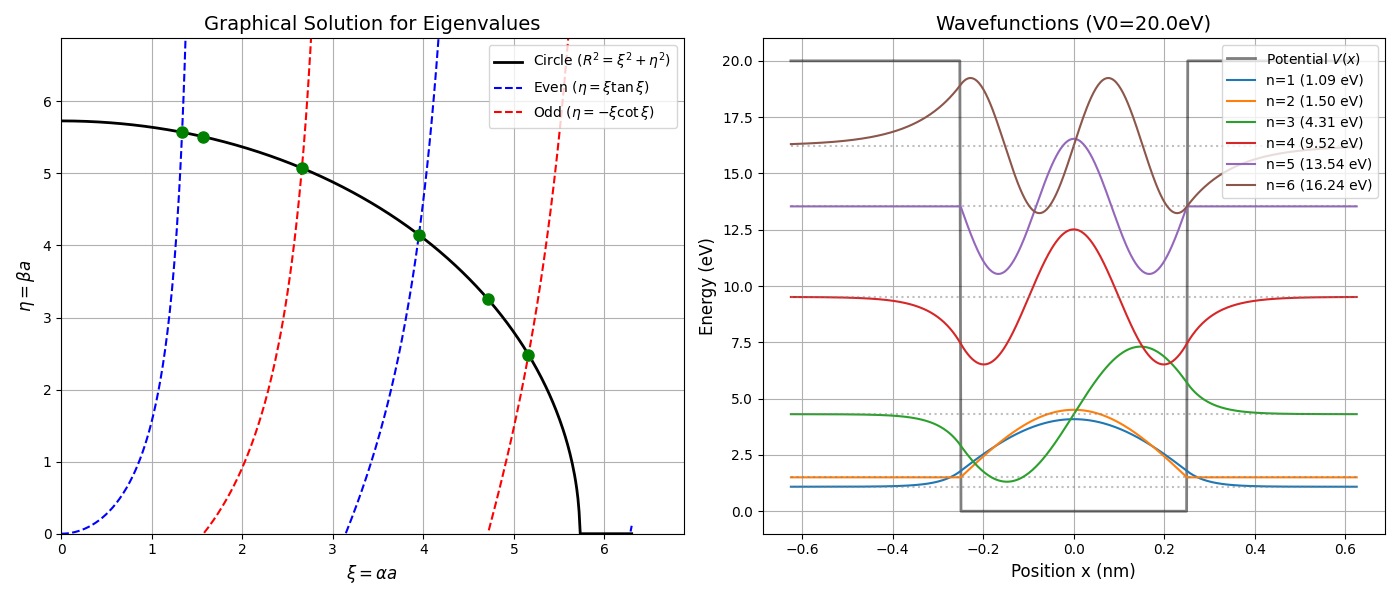

Generate this figure with Python:
import numpy as np
import matplotlib.pyplot as plt
from scipy.optimize import brentq

hbar = 1.0545718e-34  
m_e = 9.10938356e-31  
eV_to_J = 1.60218e-19 

V0_eV = 20.0          
width_nm = 0.5        

V0 = V0_eV * eV_to_J
a = (width_nm / 2) * 1e-9  
R = (np.sqrt(2 * m_e * V0) * a) / hbar 

print(f"井戸の深さ V0: {V0_eV} eV")
print(f"パラメータ R: {R:.4f} (R < π/2なら解は1つ)")

def find_energies():
    energies = []
    
    def func_even(xi):
        if xi == 0: return -R 
        return xi * np.tan(xi) - np.sqrt(R**2 - xi**2)

    def func_odd(xi):
        if xi == 0 or np.sin(xi) == 0: return np.inf 
        return -xi * (1/np.tan(xi)) - np.sqrt(R**2 - xi**2)

    n_points = 1000
    xis = np.linspace(1e-4, R - 1e-4, n_points)
    
    for i in range(len(xis)-1):
        if func_even(xis[i]) * func_even(xis[i+1]) < 0:
            root = brentq(func_even, xis[i], xis[i+1])
            E = (root * hbar / a)**2 / (2 * m_e)
            energies.append(("Even", E))

    for i in range(len(xis)-1):
        
        if func_odd(xis[i]) * func_odd(xis[i+1]) < 0 and np.abs(func_odd(xis[i])) < 100:
            root = brentq(func_odd, xis[i], xis[i+1])
            E = (root * hbar / a)**2 / (2 * m_e)
            energies.append(("Odd", E))
            
    energies.sort(key=lambda x: x[1])
    return energies

found_energies = find_energies()

fig, axes = plt.subplots(1, 2, figsize=(14, 6))

ax1 = axes[0]
xi_plot = np.linspace(0, R*1.1, 500)
eta_circle = np.sqrt(np.maximum(0, R**2 - xi_plot**2)) 

eta_even = xi_plot * np.tan(xi_plot)
eta_odd = -xi_plot / np.tan(xi_plot)

eta_even[eta_even > R*1.5] = np.nan
eta_even[eta_even < 0] = np.nan
eta_odd[eta_odd > R*1.5] = np.nan
eta_odd[eta_odd < 0] = np.nan

ax1.plot(xi_plot, eta_circle, 'k-', lw=2, label=r'Circle ($R^2 = \xi^2+\eta^2$)')
ax1.plot(xi_plot, eta_even, 'b--', label=r'Even ($\eta = \xi \tan \xi$)')
ax1.plot(xi_plot, eta_odd, 'r--', label=r'Odd ($\eta = -\xi \cot \xi$)')


for parity, E in found_energies:
    xi_sol = np.sqrt(2 * m_e * E) * a / hbar
    eta_sol = np.sqrt(R**2 - xi_sol**2)
    ax1.plot(xi_sol, eta_sol, 'go', ms=8)

ax1.set_ylim(0, R*1.2)
ax1.set_xlim(0, R*1.2)
ax1.set_xlabel(r'$\xi = \alpha a$', fontsize=12)
ax1.set_ylabel(r'$\eta = \beta a$', fontsize=12)
ax1.set_title('Graphical Solution for Eigenvalues', fontsize=14)
ax1.legend()
ax1.grid(True)

ax2 = axes[1]
x = np.linspace(-a*2.5, a*2.5, 500)

V_plot = np.where(np.abs(x) < a, 0, V0_eV)
ax2.plot(x * 1e9, V_plot, 'k-', lw=2, alpha=0.5, label='Potential $V(x)$')

for i, (parity, E) in enumerate(found_energies):
    E_eV = E / eV_to_J
    k = np.sqrt(2 * m_e * E) / hbar      
    kappa = np.sqrt(2 * m_e * (V0 - E)) / hbar 
    
    psi = np.zeros_like(x)
    
    if parity == "Even":
        
        amp_out = np.cos(k*a) * np.exp(kappa*a)        
        mask_in = np.abs(x) <= a
        psi[mask_in] = np.cos(k * x[mask_in])
        psi[~mask_in] = amp_out * np.exp(-kappa * np.abs(x[~mask_in]))
        
    else:
       
        amp_out = np.sin(k*a) * np.exp(kappa*a)
        
        mask_in = np.abs(x) <= a
        psi[mask_in] = np.sin(k * x[mask_in])
        
        psi[x > a] = amp_out * np.exp(-kappa * x[x > a])
        
        psi[x < -a] = -amp_out * np.exp(kappa * x[x < -a])

    scale_factor = V0_eV * 0.15 
    ax2.plot(x * 1e9, psi * scale_factor + E_eV, label=f'n={i+1} ({E_eV:.2f} eV)')
    ax2.hlines(E_eV, -a*2.5*1e9, a*2.5*1e9, colors='gray', linestyles=':', alpha=0.5)

ax2.set_xlabel('Position x (nm)', fontsize=12)
ax2.set_ylabel('Energy (eV)', fontsize=12)
ax2.set_title(f'Wavefunctions (V0={V0_eV}eV)', fontsize=14)
ax2.legend(loc='upper right')
ax2.grid(True)

plt.tight_layout()
plt.show()

print("\n=== 計算されたエネルギー固有値 ===")
for i, (parity, E) in enumerate(found_energies):
    print(f"n={i+1} [{parity}]: {E/eV_to_J:.4f} eV")
